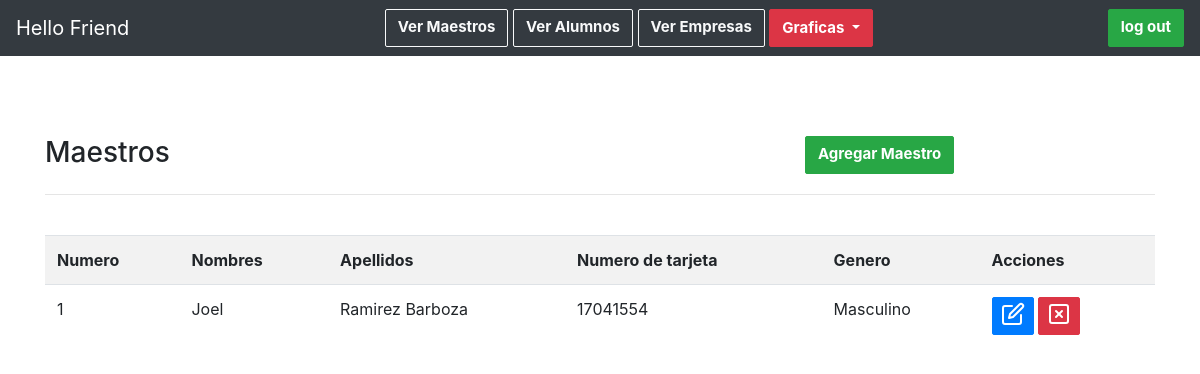
Screenshot of /maestros.php with the database file from the repository.
### tables this page shows
CREATE TABLE `maestros` (
  `nombres` varchar(45) DEFAULT NULL,
  `apellidos` varchar(45) DEFAULT NULL,
  `no_tarjeta` varchar(15) DEFAULT NULL,
  `genero` varchar(45) DEFAULT NULL,
  `id` int(11) NOT NULL AUTO_INCREMENT,
  PRIMARY KEY (`id`)
);

### maestros.php (the view, shortened to what this page needs)
<?php include_once("components/header.php"); ?>
<?php
    include("conexion.php");
?>
<!DOCTYPE html>
<html lang="es">
<head>
</head>
<body>
	<div class="container">
		<div class="content">
            <div class="row">
                <div class="col-8">
                    <h3 >Maestros</h3>
                </div>
                <div class="col-4">
                    <a class="btn btn-success" href="agregar-maestro.php">Agregar Maestro</a>
                </div>
            </div>
			<hr />
			<br />
			<div class="table-responsive">
                <table class="table table-striped table-hover">
                    <tr>
                        <th>Numero</th>
                        <th>Nombres</th>
                        <th>Apellidos</th>
                        <th>Numero de tarjeta</th>
                        <th>Genero</th>
                        <th>Acciones</th>
                    </tr>
                    <?php
                    $stmt = $conn->prepare("SELECT * FROM maestros");
                    $stmt->execute();
                    $result = $stmt->get_result();
                    if ($result ->num_rows ==0) {
                        echo '<tr><td colspan="8">No hay datos.</td></tr>';
                    } else {
                        $no = 1;
                        while($row = $result->fetch_array()){
                            echo '
                            <tr>
                                <td>'.$no.'</td>
                                <td>'.$row['nombres'].'</td>
                                <td>'.$row['apellidos'].'</td>
                                <td>'.$row['no_tarjeta'].'</td>
                                <td>'.$row['genero'].'</td>
                                ';
                            echo '
                                <td>
                                    <a href="editar-maestro.php?nik='.$row['id'].'" title="Editar datos" class="btn btn-primary btn-sm"><i data-feather="edit"></i></a>
                                    <a href="maestros.php?aksi=delete&nik='.$row['id'].'" title="Eliminar" onclick="return confirm(\'Esta seguro de borrar los datos '.$row['nombres'].'?\')" class="btn btn-danger btn-sm"><i data-feather="x-square"></i></a>
                                </td>
                            </tr>
                            ';
                            $no++;
                        }
                    }
                    ?>
                </table>
			</div>
		</div>
    </div>
</body>
</html>

### main.css (style rules this page uses)
.form-control, .btn { min-height: 38px; border-radius: 2px; }
.btn { font-size: 15px; font-weight: bold; }

### maestros.php (style rules this page uses)
.content { margin-top: 80px; }

### rows the page displays
maestros: nombres "Joel", apellidos "Ramirez Barboza", no_tarjeta "17041554", genero "Masculino"
